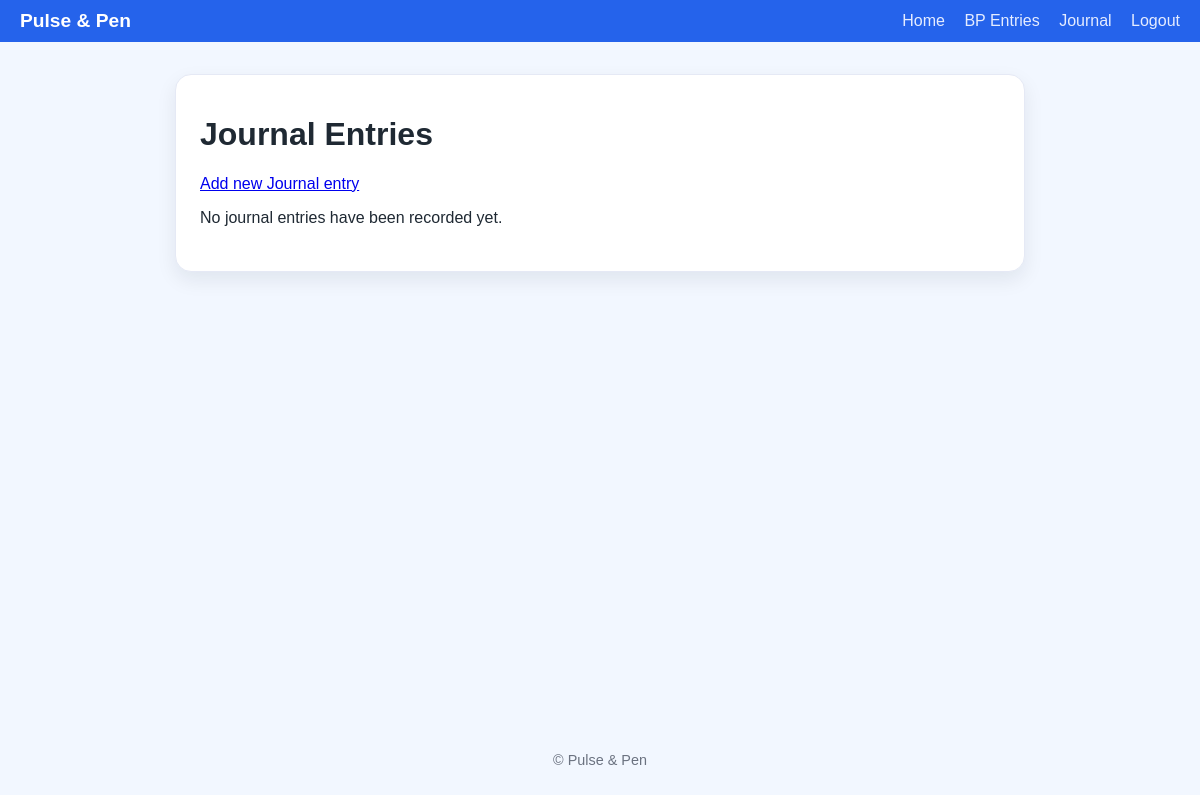
/journal/ (signed in), run on an earlier commit of the app's database.
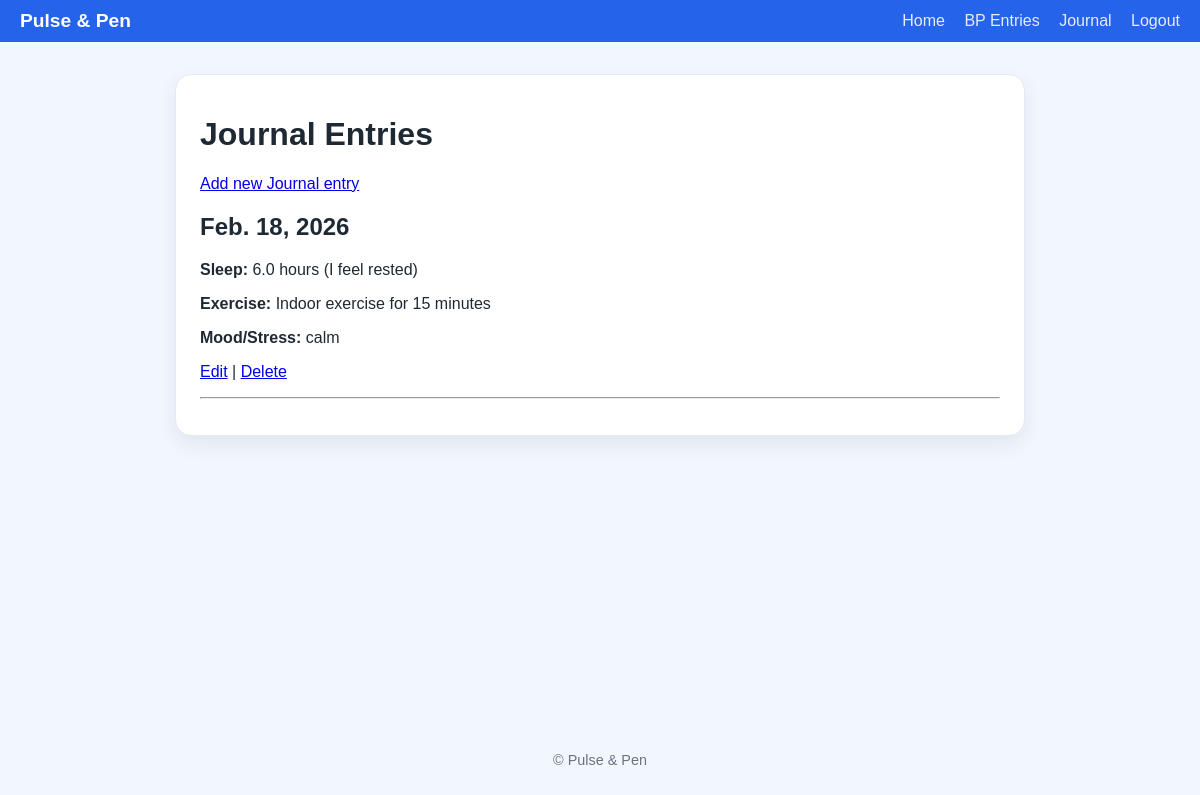
And on a later commit of the database.
### heartline/models.py (models this page shows, shortened)
class JournalEntry(models.Model):
    user = models.ForeignKey(
        User,
        on_delete=models.CASCADE,
        related_name='journal_entries'
    )
    date = models.DateField()
    sleep_hours = models.DecimalField(
        max_digits=4,
        decimal_places=1,
        blank=True,
        null=True,
        help_text="Hours of sleep, e.g. 7.5"
    )
    sleep_quality = models.CharField(
        max_length=50,
        blank=True,
        help_text="Short description or rating of sleep quality"
    )
    exercise_type = models.CharField(
        max_length=100,
        blank=True,
        help_text="Type of exercise, e.g. walking, running"
    )
    exercise_duration = models.IntegerField(
        blank=True,
        null=True,
        help_text="Duration of exercise in minutes"
    )
    diet_notes = models.TextField(
        blank=True,
        help_text="Notes about meals or diet for the day"
    )
    mood_stress_level = models.CharField(
        max_length=50,
        blank=True,
        help_text="Mood/stress description, e.g. 'calm', 'stressed'"
    )

### heartline/views.py (the view)
# urls.py: path('journal/', JournalEntryListView.as_view(), name='journalentry-list'),
class JournalEntryListView(LoginRequiredMixin, ListView):
    model = JournalEntry
    template_name = 'heartline/journalentry_list.html'
    context_object_name = 'journal_entries'
    login_url = 'login'
    def get_queryset(self):
        return JournalEntry.objects.filter(user=self.request.user).order_by('-date')

### heartline/templates/heartline/journalentry_list.html (shortened to what this page needs)
{% extends 'heartline/base.html' %}
{% block content %}
    <h1 class="auth-title">Journal Entries</h1>
    <p>
        <a href="{% url 'journalentry-create' %}">Add new Journal entry</a>
    </p>
    {% for entry in journal_entries %}
        <article>
            <h2>{{ entry.date }}</h2>
           <p><strong>Sleep:</strong> {{ entry.sleep_hours }} hours ({{ entry.sleep_quality }})</p>
            <p><strong>Exercise:</strong> {{ entry.exercise_type }}{% if entry.exercise_duration %} for {{ entry.exercise_duration }} minutes{% endif %}</p>
            {% if entry.mood_stress_level %}
                <p><strong>Mood/Stress:</strong> {{ entry.mood_stress_level }}</p>
            {% endif %}
            <p>
                <a href="{% url 'journalentry-update' entry.pk %}">Edit</a> |
                <a href="{% url 'journalentry-delete' entry.pk %}">Delete</a>
            </p>
        </article>
        <hr>
    {% empty %}
        <p>No journal entries have been recorded yet.</p>
    {% endfor %}
{% endblock %}

What changed in the data, as far as the page shows it:
added JournalEntry: date "Feb. 18, 2026", sleep_hours "6.0", sleep_quality "I feel rested", exercise_type "Indoor exercise", exercise_duration "15", mood_stress_level "calm"
Also different on the page:
text no longer shown: "No journal entries have been recorded yet."
